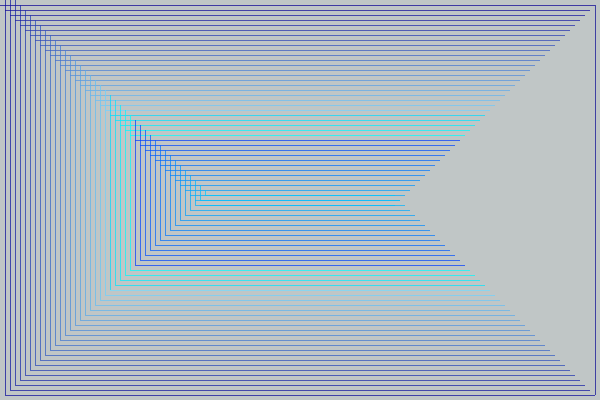
Frame 1 (no input)
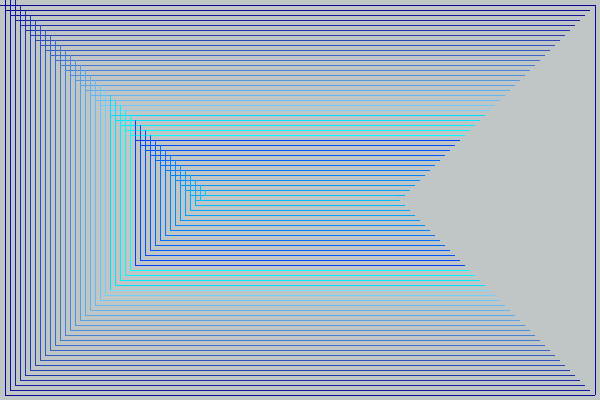
Frame 60 (the mouse pressed at the canvas centre just before this capture)
Frame 120 (the mouse held since frame 60 and released just before this capture): identical to frame 60, image omitted

The Processing sketch that drew these frames (run headless with seeded random() and noise(); from frame 60 on, the mouse is pressed at the canvas centre):

// Processing sketch: Lineas
// ── Lineas.pde
void setup(){
    size(600, 400);
    background(#C0C6C6);
}
void draw(){
  int medida = 5;
  int medida2 = 595;
  int k = 0;
  int i = 0;
  int x = 5;
  int R = 0;
  int G =  0;
  int B = 150;
  
  do{
    R = (R <= 255) ? R + 10 : R - 200;
    stroke(R, G, B);
    for(k = i; k < width - medida; k++)
      point(k, medida);
      
    G = (G <= 255) ? G + 10 : G - 200;
    stroke(R, G, B);
    
    for(k = x; k < height - medida; k++)
      point(medida2, k);
    B = (R <= 200) ? B + 5 : B - 200;
    stroke(R, G, B);
    
    for(k = x; k < width - medida; k++)
      point(k, height - medida);
      stroke(R, G, B);
    
    R = (B <= 255) ? R - 5 : R - 200;
    stroke(R, G, B);
    for(k = i - 10; k < height - medida; k++)
      point(medida, k);
    
    i += 5;
    x += 5;
    medida += 5;
    medida2 += 5;
  }while(i <= 200);
}
